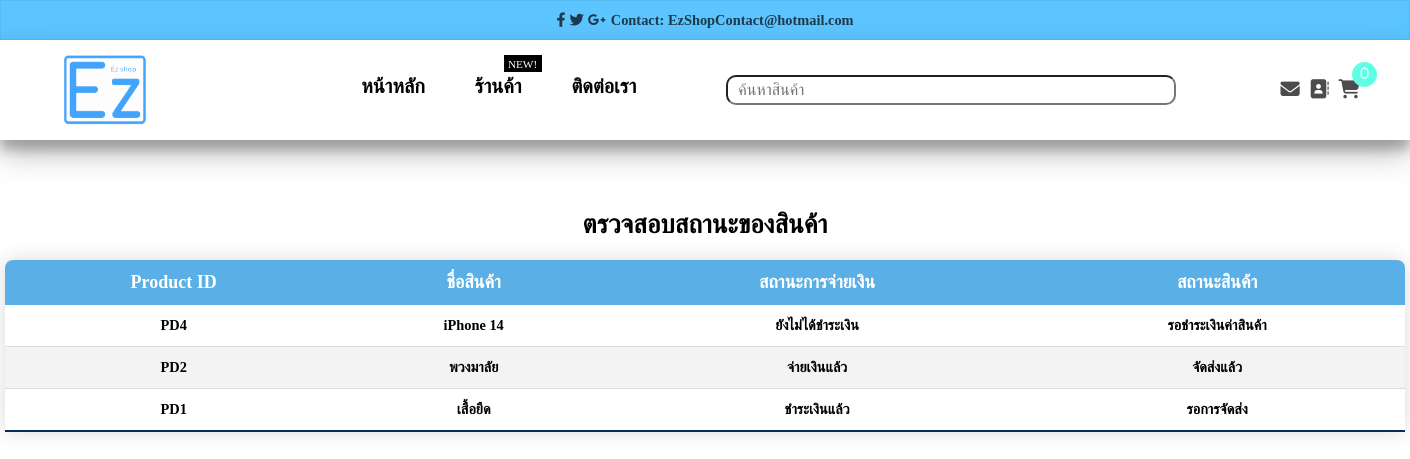
/Tracksupply/index.php, run on the app's committed database.
### tables this page shows
CREATE TABLE `tracking` (
  `tracking_id` varchar(255) NOT NULL,
  `u_id` varchar(255) NOT NULL,
  `p_id` varchar(255) NOT NULL,
  `pay_status` varchar(255) NOT NULL,
  `ship_status` varchar(255) NOT NULL
);

CREATE TABLE `product` (
  `product_id` varchar(255) NOT NULL,
  `u_id` varchar(255) NOT NULL,
  `product_name` varchar(100) NOT NULL,
  `color_size` varchar(255) NOT NULL,
  `quantity` int(255) NOT NULL,
  `product_price` int(20) NOT NULL,
  `img_url` varchar(255) NOT NULL,
  `category` varchar(255) NOT NULL,
  `serial` varchar(255) NOT NULL
);

### Tracksupply/index.php (the view, shortened to what this page needs)
<?php
  include('connect.php');
?>
<!DOCTYPE html>
<html lang="en">
<head>
    <link rel='stylesheet' href='https://cdnjs.cloudflare.com/ajax/libs/font-awesome/5.14.0/css/all.min.css'>
    <link rel="stylesheet" href="./style.css">
    <link rel="stylesheet" href="https://cdnjs.cloudflare.com/ajax/libs/font-awesome/6.2.0/css/all.css"></link>
</head>
<body>
    <nav>
      <div class="social-call">
          <div class="social">
              <a href="" class="social"><i class="fab fa-facebook-f"></i></a>
              <a href="" class="social"><i class="fab fa-twitter"></i></a>
              <a href="" class="social"><i class="fab fa-google-plus-g"></i></a>
          </div>
          <div class="contact">
              <strong>Contact: EzShopContact@hotmail.com</strong>
          </div>
      </div>
      <div class="navigation">
          <a href="../Home/index.php" class="logo">
              <img src="../img/Logo.png" height="100" width="100">
          </a>
          <ul class="menu">
              <li><a href="../Home/index.php"><b>หน้าหลัก</b></a></li>
              <li><a href="../Home/index.php"><b>ร้านค้า</b></a>
                  <span class="sale-lable">NEW!</span>
              </li>
              <li><a href="../Chat/Chat.php"><b>ติดต่อเรา</b></a></li>
              <li>
                  <input type="text"placeholder="ค้นหาสินค้า"></li>
          </ul>
          <div class="right-menu">
              <a href="" class="mail-box">
                  <i class="fa fa-envelope">
                  </i>
              </a>
              <div class="dropdown">
                  <a href="" class="address">
                      <i class="fas fa-address-book"></i>
                  </a>
              </div>
              <a href="../sumorder/sumproduct.php" class="shopping-cart">
                  <i class="fas fa-shopping-cart" id="cart-icon">
                  <span class="num-cart-product">
                  <?php
                        $current_user = $_SESSION['user_id'];
                        $sql = "SELECT * FROM cart WHERE u_id = '$current_user'";
                        $result = $conn->query($sql);
                        $row = mysqli_num_rows($result);
                        echo $row;
                        ?>
                  </span>
                  </i>
              </a>
          </div>
      </div>
  </nav>
  <p style="font-size: 26px; margin-top: 70px; text-align: center; font-family: ekkamai new; font-weight: bold;">ตรวจสอบสถานะของสินค้า</p>
  <table class="content-table">
    <thead>
      <tr>
        <th>Product ID</th>
        <th>ชื่อสินค้า</th>
        <th>สถานะการจ่ายเงิน</th>
        <th>สถานะสินค้า</th>
      </tr>
    </thead>
    <tbody>
      <?php
      $current_user = $_SESSION['user_id'];
      $u = "SELECT * FROM tracking WHERE u_id = '$current_user'";
      $user = mysqli_query($conn,$u);
      $sql = "SELECT * FROM tracking";
      $result = mysqli_query($conn,$sql);
      if($user){
        while($row = $result->fetch_assoc()){
          $p_id = $row['p_id'];
          $sql2 = "SELECT * FROM product WHERE product_id = '$p_id'";
          $result2 = mysqli_query($conn,$sql2);
          $rows = mysqli_fetch_array($result2);
          echo "<tr>
            <td>" . $row["p_id"]. "</td>
            <td>" . $rows["product_name"] . "</td>
            <td>" . $row["pay_status"] . "</td>
            <td>" . $row["ship_status"] . "</td>
          </tr>";
        }
      }
      ?>
    </tbody>
  </table>
</body>
</html>

### Tracksupply/style.css (style rules this page uses)
body { margin:0px; padding: 0px; font-family: ekkamai new; font-weight: bold; background-color: #fff; }
* { box-sizing: border-box; margin: 0; padding: 0; scroll-padding-top: 2rem; scroll-behavior: smooth; list-style: none; text-decoration: none; }
ul { list-style: none; }
a { text-decoration: none; }
.social-call { height: 40px; border: 1px solid rgba(0,0,0,0.05); display: flex; justify-content: center; align-items: center; position: relative; width: 100%; background-color: #5CC4FF; border-color: 0 14px 28px rgb(0 0 0 / 25%), 0 10px 10px rgb(0 0 0 / 22%); }
.social a { color: rgba(0,0,0,0.7); font-size: 0.9rem; }
.contact { color: rgba(0,0,0,0.7); font-size: 0.9rem; margin-left: 5px; }
.navigation { display: flex; justify-content: space-between; align-items: center; padding: 0px 45px; background-color: #fff; box-shadow: 0 14px 28px rgb(0 0 0 / 25%), 0 10px 10px rgb(0 0 0 / 22%); position: relative; width: 100%; height: 100px; }
.logo { display: flex; padding-top: 8px; }
.navigation input { background-color: #fff; margin-left: 10%; width: 500px; height: 30px; padding: 0px 20px 0px 10px; font-family: ekkamai new; font-size: 16px; border-radius: 10px; }
.navigation a { margin-left: 10px; }
.menu { display: flex; font-size: 20px; font-family: ekkamai new; padding-left: 10%; }
.menu li { position: relative; margin: 20px; display: flex; text-transform: uppercase; font-weight: 500; }
.menu li a { color: #000000; transition: 0.5s; }
.right-menu a { margin: 0px 5px 0px 0px; font-size: 1.2rem; color: rgba(0,0,0,0.7); transition: 0.5s; }
.sale-lable { width: 38px; height: 17px; background-color: black; color: #fff; font-weight: 400; display: flex; justify-content: center; align-items: center; font-size: 0.7rem; text-transform: uppercase; position: absolute; top: -20px; right: -20px; animation-name: example; animation-duration: 4s; animation-iteration-count: infinite; }
.fa-shopping-cart { position: relative; }
.fa-envelope { position: relative; }
.num-cart-product { position: absolute; top: -17px; right: -17px; width: 25px; height: 25px; font-size: 0.8rem; border-radius: 50%; background-color: #5fffe7; color: #fff; display: flex; justify-content: center; align-items: center; font-weight: 400; }
.dropdown { position: relative; display: inline; }
.content-table { border-collapse: collapse; margin: 25px 0; font-size: 0.9em; min-width: 1400px; border-radius: 8px 8px 0 0; overflow: hidden; box-shadow: 0 0 20px rgba(0, 0, 0, 0.15); font-family: 'ekkamai new'; margin-top: 20px; margin-left: auto; margin-right: auto; }
.content-table thead tr { background-color: #5bafe7; color: #ffffff; text-align: left; font-size: 18px; font-weight: bold; }
.content-table th, .content-table td { padding: 12px 15px; transition: .3s; font-weight: bold; text-align: center; }
.content-table tbody tr { border-bottom: 1px solid #dddddd; }
.content-table tbody tr:nth-of-type(even) { background-color: #f3f3f3; }
.content-table tbody tr:last-of-type { border-bottom: 2px solid #062c5e; }

### data on the page
tracking: p "PD4", product.product_name "iPhone 14", pay_status "ยังไม่ได้ชำระเงิน", ship_status "รอชำระเงินค่าสินค้า"
tracking: p "PD2", product.product_name "พวงมาลัย", pay_status "จ่ายเงินแล้ว", ship_status "จัดส่งแล้ว"
tracking: p "PD1", product.product_name "เสื้อยืด", pay_status "ชำระเงินแล้ว", ship_status "รอการจัดส่ง"

### other printed values
$row "0"
